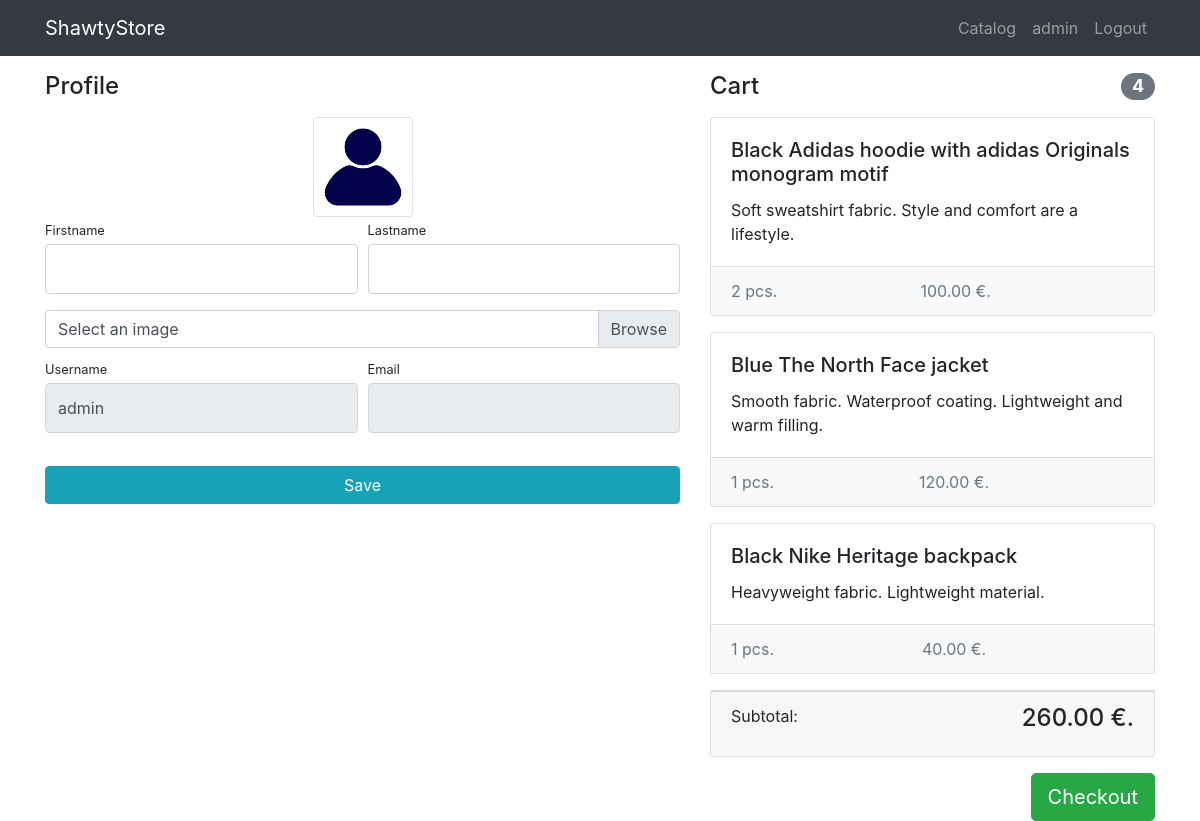
/users/profile/ (signed in), run on the app's committed database.
### users/models.py (models this page shows)
class User(AbstractUser):
    image = models.ImageField(upload_to='users_images', blank=True)

### products/models.py (models this page shows, shortened)
class Basket(models.Model):
    user = models.ForeignKey(User, on_delete=models.CASCADE)
    product = models.ForeignKey(Product, on_delete=models.CASCADE)
    quantity = models.PositiveIntegerField(default=0)
    created_timestamp = models.DateTimeField(auto_now_add=True)
    def sum(self):
        return self.quantity * self.product.price

class Product(models.Model):
    name = models.CharField(max_length=256)
    image = models.ImageField(upload_to='products_images', blank=True)
    description = models.TextField(blank=True)
    short_description = models.CharField(max_length=64, blank=True)
    price = models.DecimalField(max_digits=8, decimal_places=2, default=0)
    quantity = models.PositiveIntegerField(default=0)
    category = models.ForeignKey(ProductCategory, on_delete=models.CASCADE)

### users/views.py (the view)
# urls.py: path('profile/', profile, name='profile'),
@login_required
def profile(request):
    user = request.user
    if request.method == "POST":
        form = UserProfileForm(data=request.POST, files=request.FILES, instance=user)
        if form.is_valid():
            form.save()
            return  HttpResponseRedirect(reverse('users:profile'))
    else:
        form = UserProfileForm(instance=user)
    baskets = Basket.objects.filter(user=user)
    total_quantity = sum(basket.quantity for basket in baskets)
    total_sum = sum(basket.sum( ) for basket in baskets)
    context = {
        'form': form, 'title': 'ShawtyStore - My account',
        'baskets': baskets,
        'total_quantity': total_quantity,
        'total_sum': total_sum,
    }
    return render(request,'users/profile.html', context)

### users/forms.py
class UserProfileForm(UserChangeForm):
    username = forms.CharField(widget=forms.TextInput(attrs={'readonly': True}))
    email = forms.CharField(widget=forms.EmailInput(attrs={'readonly': True}))
    image = forms.ImageField(widget=forms.FileInput(), required=False)
    class Meta:
        model = User
        fields = ('username', 'email', 'image', 'last_name', 'first_name')
    def __init__(self, *args, **kwargs):
        super(UserProfileForm, self).__init__(*args, **kwargs)
        for field_name, filed in self.fields.items():
            filed.widget.attrs['class'] = 'form-control py-4'
        self.fields['image'].widget.attrs['class'] = 'custom-file-input'

### users/templates/users/profile.html (shortened to what this page needs)
{% extends 'products/base.html' %}
{% load static %}
{% block css %}
    <link href="{% static 'css/profile.css' %}" rel="stylesheet">
{% endblock %}
{% block content %}
    <div class="container">
    <div class="row">
        <div class="col-lg-7">
            <h4 class="mt-3 mb-3">Profile</h4>
            <div class="col-lg-12 text-center">
                <img width="100" height="100"
                     src="{% if user.image %} {{ user.image.url }} {% else %} {% static 'vendor/img/users/userlogo.png' %} {% endif %}"
                     class="img-thumbnail">
            </div>
            <form action="{% url 'users:profile' %}", method="post", enctype="multipart/form-data">
                <div class="form-row">
                    <div class="col-lg-6">
                        <div class="form-group">
                            <label class="small mb-1" for="{{ form.first_name.id_for_label }}">Firstname</label>
                            {{ form.first_name }}
                        </div>
                    </div>
                    <div class="col-lg-6">
                        <div class="form-group">
                            <label class="small mb-1" for="{{ form.last_name.id_for_label }}">Lastname</label>
                            {{ form.last_name }}
                        </div>
                    </div>
                </div>
                <div class="form-row mb-2">
                    <div class="col-lg-12">
                        <div class="custom-file">
                            <label class="custom-file-label" for="{{ form.image.id_for_label }}">Select an image</label>
                        </div>
                    </div>
                </div>
                <div class="form-row">
                    <div class="col-lg-6">
                        <label class="small mb-1" for="{{ form.username.id_for_label }}">Username</label>
                        {{ form.username }}
                    </div>
                    <div class="col-lg-6">
                        <label class="small mb-1" for="{{ form.email.id_for_label }}">Email</label>
                        {{ form.email }}
                    </div>
                </div>
                <div class="form-row">
                    <div class="col-lg-12" style="margin-top: 33px;">
                        <input class="btn btn-info btn-block" type="submit" value="Save">
                    </div>
                </div>
            </form>
        </div>
        {% include 'products/basket.html' %}
    </div>
</div>
{% endblock %}

### products/templates/products/base.html (shortened to what this page needs)
{% load static %}
<!DOCTYPE html>
<html lang="en">
<head>
    <link href="{% static 'vendor/bootstrap/css/bootstrap.min.css' %}" rel="stylesheet">
    {% block css %} {% endblock %}
</head>
<body>
<nav class="navbar navbar-expand-lg navbar-dark bg-dark fixed-top">
    <div class="container">
        <a class="navbar-brand" href="{% url 'index' %}">ShawtyStore</a>
        <div class="collapse navbar-collapse" id="navbarResponsive">
            <ul class="navbar-nav ml-auto">
                <li class="nav-item">
                    <a class="nav-link" href="{% url 'products:index' %}">Catalog  </a>
                </li>
                {% if user.is_authenticated %}
                    <li class="nav-item">
                        <a class="nav-link" href="{% url 'users:profile' %}">{{ user.username }}
                        </a>
                    </li>
                    <li class="nav-item">
                        <a class="nav-link" href="{% url 'users:logout' %}">Logout </a>
                    </li>
                {% else %}
                    <li class="nav-item">
                        <a class="nav-link" href="{% url 'users:login' %}">Login <i class="fas fa-sign-in-alt"></i></a>
                    </li>
                {% endif %}
            </ul>
        </div>
    </div>
</nav>
{% block content %} {% endblock %}
</body>
</html>

### products/templates/products/basket.html (shortened to what this page needs)
{% if baskets %}
    <div class="col-lg-5">
            <h4 class="mt-3 mb-3 d-flex justify-content-between align-items-center mb-3">
                Cart <span class="badge badge-secondary badge-pill">{{ total_quantity }}</span>
            </h4>
            {% for basket in baskets %}
            <div class="card mb-3">
                <div class="card-body">
                    <h5 class="card-title">{{ basket.product.name }}</h5>
                    <p class="card-text">{{ basket.product.short_description }}</p>
                </div>
                <ul class="list-group list-group-flush">
                    <li class="list-group-item d-flex justify-content-between lh-condensed bg-light">
                        <span class="text-muted">{{ basket.quantity }} pcs.</span>
                        <span class="text-muted">{{ basket.sum }} €.</span>
                    </li>
                </ul>
            </div>
            {% endfor %}
            <div class="card mb-3">
                <div class="card-footer">
                    <p class="float-left">Subtotal:</p>
                    <h4 class="float-right">{{ total_sum }} €.</h4>
                </div>
            </div>
            <button type="button" class="btn btn-success btn-lg float-right">Checkout</button>
        </div>
{% else %}
<h4 class="mt-3 mb-3 text-center">
                Cart is empty
            </h4>
{% endif %}

### static/css/profile.css (style rules this page uses)
body { padding-top: 56px; }

### data on the page
User: username "admin"
Basket: product.name "Black Adidas hoodie with adidas Originals monogram motif", product.short_description "Soft sweatshirt fabric. Style and comfort are a lifestyle.", quantity "2", sum "100.00"
Basket: product.name "Blue The North Face jacket", product.short_description "Smooth fabric. Waterproof coating. Lightweight and warm filling.", quantity "1", sum "120.00"
Basket: product.name "Black Nike Heritage backpack", product.short_description "Heavyweight fabric. Lightweight material.", quantity "1", sum "40.00"

### other printed values
{{ total_quantity }} "4"
{{ total_sum }} "260.00"
